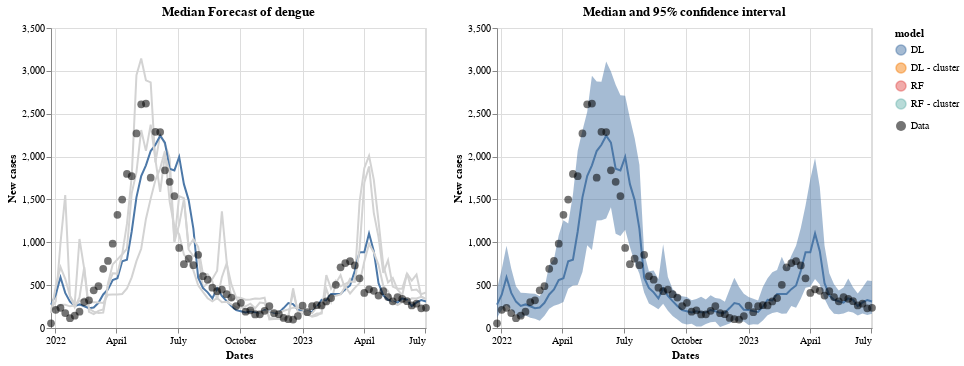

The notebook cell saved with this chart:
### Markdown cell above
Creating the plot in altair:

The plots in altair are a lot of layers concatenated together. Note that except the `data` element, all the others are based on the `base` element, where it's loaded the `df_for` dataset.

### Code cell
# here is loaded the element that allows the selection by the mouse
highlight = alt.selection_point(on='mouseover', value = 'DL', fields=['model'], nearest=True)

width = 375 # width of the plots

# here is loaded the data points (black)
data = alt.Chart(df).mark_circle(size = 60).encode(
    x='dates:T',
    y='target:Q',
    color=alt.value('black'),
    opacity=alt.Opacity('legend', legend=alt.Legend(title=None)),

    #size = alt.value(3)
    tooltip = 'target:Q'
).properties(
    width=width
)


# here is created the base element for the time series 
base = alt.Chart(df_for, title="Median Forecast of dengue").encode(
   x=alt.X('dates:T').title('Dates'),
    y=alt.Y('predictions:Q').title('New cases'),
    color='model:N'
).add_params(
    highlight
).properties(
    width=width
)

points = base.mark_circle().encode(
    opacity=alt.value(0)
).add_params(
    highlight
)


# here we create the multine plot and use the alt.condition to highlight only one curve
lines = base.mark_line().encode(
    #size=alt.condition(~highlight, alt.value(1), alt.value(3))
    color=alt.condition(highlight, alt.Color('model:N'), alt.value('lightgray')),
    tooltip = ['model:N', 'predictions']
    
)

# here we define the plot of the right figure
timeseries = alt.Chart(df_for, title="Median and 95% confidence interval").mark_line().encode(
    x=alt.X('dates:T').title('Dates'),
    y=alt.Y('predictions:Q').title('New cases'),
    color=alt.Color('model:N'),
).transform_filter(
    highlight # this function transform filter will just filter the element 
    #in hightlight from the column model N of the df_for (defined in the base element)
)

# here we create the area that represent the confidence interval of the predicitions
timeseries_conf = (timeseries.mark_area(
    opacity=0.5,
).encode(
    x='dates:T',
    y='lower:Q',
    y2='upper:Q'
)
.transform_filter(
    highlight
))

# here we concatenate the layers, the + put one layer above the other
# the | put them syde by syde (as columns), and & put them side by side as lines
final = points + lines + data | timeseries + timeseries_conf + data

final

### Figure 1 — Vega-Lite specification as saved in the notebook (floating-point values rounded to 4 significant figures; data arrays with more than 128 entries replaced by an {"elided": "..."} marker saying what was removed)
{"config": {"view": {"continuousWidth": 300, "continuousHeight": 300}}, "hconcat": [{"layer": [{"mark": {"type": "circle"}, "encoding": {"color": {"field": "model", "type": "nominal"}, "opacity": {"value": 0}, "x": {"field": "dates", "title": "Dates", "type": "temporal"}, "y": {"field": "predictions", "title": "New cases", "type": "quantitative"}}, "name": "view_8", "title": "Median Forecast of dengue"}, {"mark": {"type": "line"}, "encoding": {"color": {"condition": {"param": "param_6", "field": "model", "type": "nominal"}, "value": "lightgray"}, "tooltip": [{"field": "model", "type": "nominal"}, {"field": "predictions", "type": "quantitative"}], "x": {"field": "dates", "title": "Dates", "type": "temporal"}, "y": {"field": "predictions", "title": "New cases", "type": "quantitative"}}, "title": "Median Forecast of dengue"}, {"data": {"name": "data-fd3759a9c3cb5491071b25c3a31b7d7f"}, "mark": {"type": "circle", "size": 60}, "encoding": {"color": {"value": "black"}, "opacity": {"field": "legend", "legend": {"title": null}, "type": "nominal"}, "tooltip": {"field": "target", "type": "quantitative"}, "x": {"field": "dates", "type": "temporal"}, "y": {"field": "target", "type": "quantitative"}}}], "width": 375}, {"layer": [{"mark": {"type": "line"}, "encoding": {"color": {"field": "model", "type": "nominal"}, "x": {"field": "dates", "title": "Dates", "type": "temporal"}, "y": {"field": "predictions", "title": "New cases", "type": "quantitative"}}, "title": "Median and 95% confidence interval", "transform": [{"filter": {"param": "param_6"}}]}, {"mark": {"type": "area", "opacity": 0.5}, "encoding": {"color": {"field": "model", "type": "nominal"}, "x": {"field": "dates", "type": "temporal"}, "y": {"field": "lower", "type": "quantitative"}, "y2": {"field": "upper"}}, "title": "Median and 95% confidence interval", "transform": [{"filter": {"param": "param_6"}}, {"filter": {"param": "param_6"}}]}, {"data": {"name": "data-fd3759a9c3cb5491071b25c3a31b7d7f"}, "mark": {"type": "circle", "size": 60}, "encoding": {"color": {"value": "black"}, "opacity": {"field": "legend", "legend": {"title": null}, "type": "nominal"}, "tooltip": {"field": "target", "type": "quantitative"}, "x": {"field": "dates", "type": "temporal"}, "y": {"field": "target", "type": "quantitative"}}}], "width": 375}], "data": {"name": "data-b932aed89845e8ea4cb6def674b7aca2"}, "params": [{"name": "param_6", "select": {"type": "point", "fields": ["model"], "nearest": true, "on": "mouseover"}, "value": "DL", "views": ["view_8"]}], "$schema": "https://vega.github.io/schema/vega-lite/v5.15.1.json", "datasets": {"data-b932aed89845e8ea4cb6def674b7aca2": {"elided": "320 records"}, "data-fd3759a9c3cb5491071b25c3a31b7d7f": [{"dates": "2021-12-26T00:00:00", "target": 54.0, "legend": "Data"}, {"dates": "2022-01-02T00:00:00", "target": 212.0, "legend": "Data"}, {"dates": "2022-01-09T00:00:00", "target": 236.0, "legend": "Data"}, {"dates": "2022-01-16T00:00:00", "target": 174.0, "legend": "Data"}, {"dates": "2022-01-23T00:00:00", "target": 115.0, "legend": "Data"}, {"dates": "2022-01-30T00:00:00", "target": 144.0, "legend": "Data"}, {"dates": "2022-02-06T00:00:00", "target": 191.0, "legend": "Data"}, {"dates": "2022-02-13T00:00:00", "target": 302.0, "legend": "Data"}, {"dates": "2022-02-20T00:00:00", "target": 323.0, "legend": "Data"}, {"dates": "2022-02-27T00:00:00", "target": 439.0, "legend": "Data"}, {"dates": "2022-03-06T00:00:00", "target": 488.0, "legend": "Data"}, {"dates": "2022-03-13T00:00:00", "target": 690.0, "legend": "Data"}, {"dates": "2022-03-20T00:00:00", "target": 783.0, "legend": "Data"}, {"dates": "2022-03-27T00:00:00", "target": 984.0, "legend": "Data"}, {"dates": "2022-04-03T00:00:00", "target": 1320.0, "legend": "Data"}, {"dates": "2022-04-10T00:00:00", "target": 1499.0, "legend": "Data"}, {"dates": "2022-04-17T00:00:00", "target": 1797.0, "legend": "Data"}, {"dates": "2022-04-24T00:00:00", "target": 1771.0, "legend": "Data"}, {"dates": "2022-05-01T00:00:00", "target": 2270.0, "legend": "Data"}, {"dates": "2022-05-08T00:00:00", "target": 2609.0, "legend": "Data"}, {"dates": "2022-05-15T00:00:00", "target": 2618.0, "legend": "Data"}, {"dates": "2022-05-22T00:00:00", "target": 1753.0, "legend": "Data"}, {"dates": "2022-05-29T00:00:00", "target": 2289.0, "legend": "Data"}, {"dates": "2022-06-05T00:00:00", "target": 2286.0, "legend": "Data"}, {"dates": "2022-06-12T00:00:00", "target": 1840.0, "legend": "Data"}, {"dates": "2022-06-19T00:00:00", "target": 1705.0, "legend": "Data"}, {"dates": "2022-06-26T00:00:00", "target": 1539.0, "legend": "Data"}, {"dates": "2022-07-03T00:00:00", "target": 934.0, "legend": "Data"}, {"dates": "2022-07-10T00:00:00", "target": 745.0, "legend": "Data"}, {"dates": "2022-07-17T00:00:00", "target": 809.0, "legend": "Data"}, {"dates": "2022-07-24T00:00:00", "target": 733.0, "legend": "Data"}, {"dates": "2022-07-31T00:00:00", "target": 854.0, "legend": "Data"}, {"dates": "2022-08-07T00:00:00", "target": 604.0, "legend": "Data"}, {"dates": "2022-08-14T00:00:00", "target": 563.0, "legend": "Data"}, {"dates": "2022-08-21T00:00:00", "target": 471.0, "legend": "Data"}, {"dates": "2022-08-28T00:00:00", "target": 430.0, "legend": "Data"}, {"dates": "2022-09-04T00:00:00", "target": 449.0, "legend": "Data"}, {"dates": "2022-09-11T00:00:00", "target": 395.0, "legend": "Data"}, {"dates": "2022-09-18T00:00:00", "target": 355.0, "legend": "Data"}, {"dates": "2022-09-25T00:00:00", "target": 256.0, "legend": "Data"}, {"dates": "2022-10-02T00:00:00", "target": 294.0, "legend": "Data"}, {"dates": "2022-10-09T00:00:00", "target": 190.0, "legend": "Data"}, {"dates": "2022-10-16T00:00:00", "target": 207.0, "legend": "Data"}, {"dates": "2022-10-23T00:00:00", "target": 158.0, "legend": "Data"}, {"dates": "2022-10-30T00:00:00", "target": 159.0, "legend": "Data"}, {"dates": "2022-11-06T00:00:00", "target": 200.0, "legend": "Data"}, {"dates": "2022-11-13T00:00:00", "target": 254.0, "legend": "Data"}, {"dates": "2022-11-20T00:00:00", "target": 173.0, "legend": "Data"}, {"dates": "2022-11-27T00:00:00", "target": 161.0, "legend": "Data"}, {"dates": "2022-12-04T00:00:00", "target": 118.0, "legend": "Data"}, {"dates": "2022-12-11T00:00:00", "target": 103.0, "legend": "Data"}, {"dates": "2022-12-18T00:00:00", "target": 99.0, "legend": "Data"}, {"dates": "2022-12-25T00:00:00", "target": 140.0, "legend": "Data"}, {"dates": "2023-01-01T00:00:00", "target": 261.0, "legend": "Data"}, {"dates": "2023-01-08T00:00:00", "target": 184.0, "legend": "Data"}, {"dates": "2023-01-15T00:00:00", "target": 255.0, "legend": "Data"}, {"dates": "2023-01-22T00:00:00", "target": 266.0, "legend": "Data"}, {"dates": "2023-01-29T00:00:00", "target": 263.0, "legend": "Data"}, {"dates": "2023-02-05T00:00:00", "target": 310.0, "legend": "Data"}, {"dates": "2023-02-12T00:00:00", "target": 349.0, "legend": "Data"}, {"dates": "2023-02-19T00:00:00", "target": 504.0, "legend": "Data"}, {"dates": "2023-02-26T00:00:00", "target": 708.0, "legend": "Data"}, {"dates": "2023-03-05T00:00:00", "target": 758.0, "legend": "Data"}, {"dates": "2023-03-12T00:00:00", "target": 780.0, "legend": "Data"}, {"dates": "2023-03-19T00:00:00", "target": 730.0, "legend": "Data"}, {"dates": "2023-03-26T00:00:00", "target": 580.0, "legend": "Data"}, {"dates": "2023-04-02T00:00:00", "target": 409.0, "legend": "Data"}, {"dates": "2023-04-09T00:00:00", "target": 452.0, "legend": "Data"}, {"dates": "2023-04-16T00:00:00", "target": 434.0, "legend": "Data"}, {"dates": "2023-04-23T00:00:00", "target": 379.0, "legend": "Data"}, {"dates": "2023-04-30T00:00:00", "target": 429.0, "legend": "Data"}, {"dates": "2023-05-07T00:00:00", "target": 361.0, "legend": "Data"}, {"dates": "2023-05-14T00:00:00", "target": 312.0, "legend": "Data"}, {"dates": "2023-05-21T00:00:00", "target": 360.0, "legend": "Data"}, {"dates": "2023-05-28T00:00:00", "target": 340.0, "legend": "Data"}, {"dates": "2023-06-04T00:00:00", "target": 313.0, "legend": "Data"}, {"dates": "2023-06-11T00:00:00", "target": 263.0, "legend": "Data"}, {"dates": "2023-06-18T00:00:00", "target": 284.0, "legend": "Data"}, {"dates": "2023-06-25T00:00:00", "target": 230.0, "legend": "Data"}, {"dates": "2023-07-02T00:00:00", "target": 236.0, "legend": "Data"}]}}
